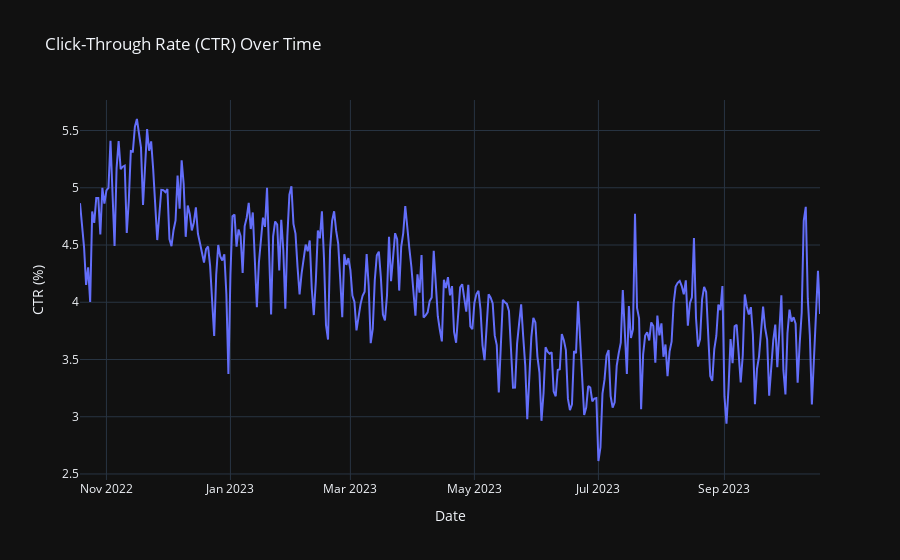

Notebook source saved alongside this figure:
### Code cell
data['CTR'] = (data['Clicks'] / data['Impressions']) * 100

fig = px.line(
    data, 
    x=data.index, 
    y='CTR', 
    title='Click-Through Rate (CTR) Over Time',
    labels={'CTR': 'CTR (%)'},
    template='plotly_dark'
)

fig.update_layout(
    xaxis_title='Date',
    yaxis_title='CTR (%)',
    showlegend=False
)
fig.show()

### Figure 1 — Plotly figure (JSON) as saved in the notebook; plotly's stock layout.template omitted (floating-point values rounded to 4 significant figures; data arrays with more than 128 entries replaced by an {"elided": "..."} marker saying what was removed)
{"data": [{"hovertemplate": "Date=%{x}<br>CTR (%)=%{y}<extra></extra>", "legendgroup": "", "line": {"color": "#636efa", "dash": "solid"}, "marker": {"symbol": "circle"}, "mode": "lines", "name": "", "orientation": "v", "showlegend": false, "type": "scatter", "x": {"elided": "365 str values"}, "xaxis": "x", "y": {"elided": "365 float values"}, "yaxis": "y"}], "layout": {"legend": {"tracegroupgap": 0}, "showlegend": false, "title": {"text": "Click-Through Rate (CTR) Over Time"}, "xaxis": {"anchor": "y", "domain": [0, 1], "title": {"text": "Date"}}, "yaxis": {"anchor": "x", "domain": [0, 1], "title": {"text": "CTR (%)"}}}}
